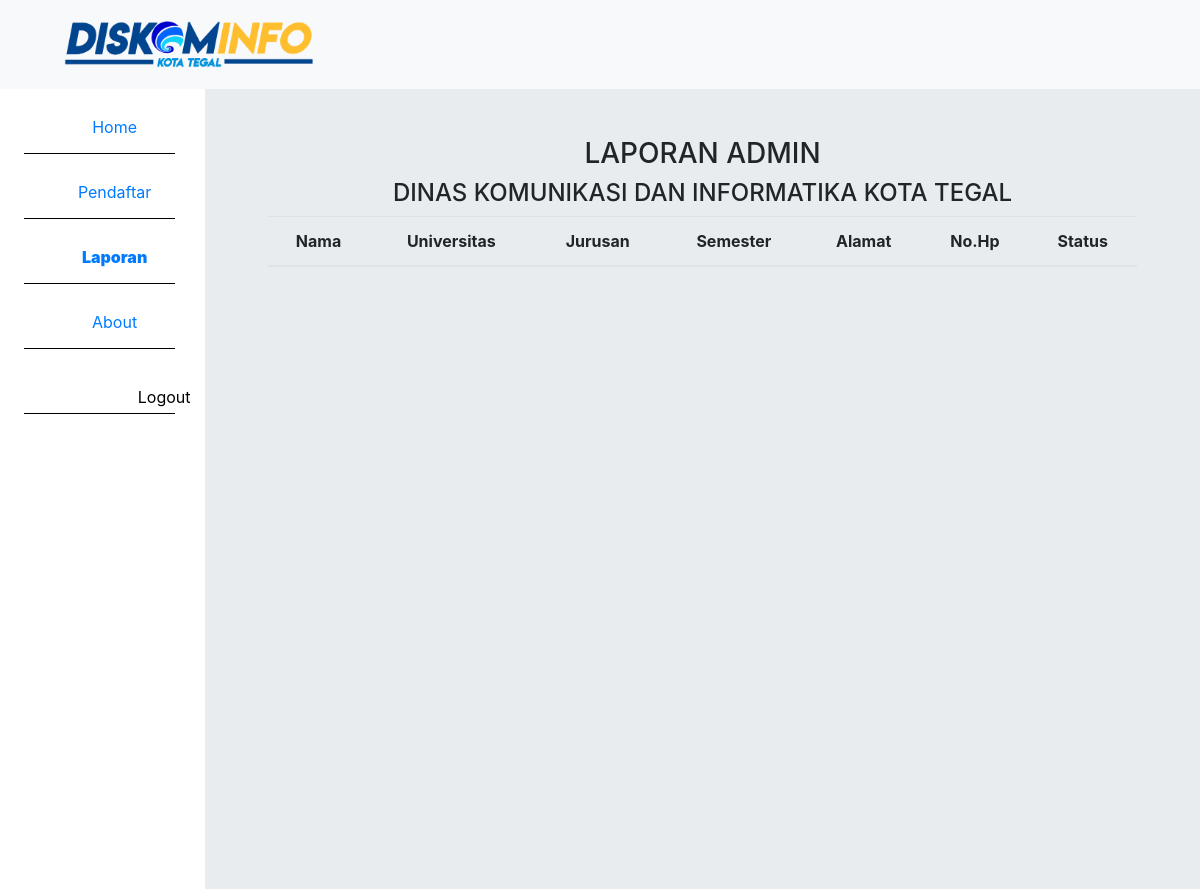
/laporan-admin.php, run on an earlier commit of the app's database.
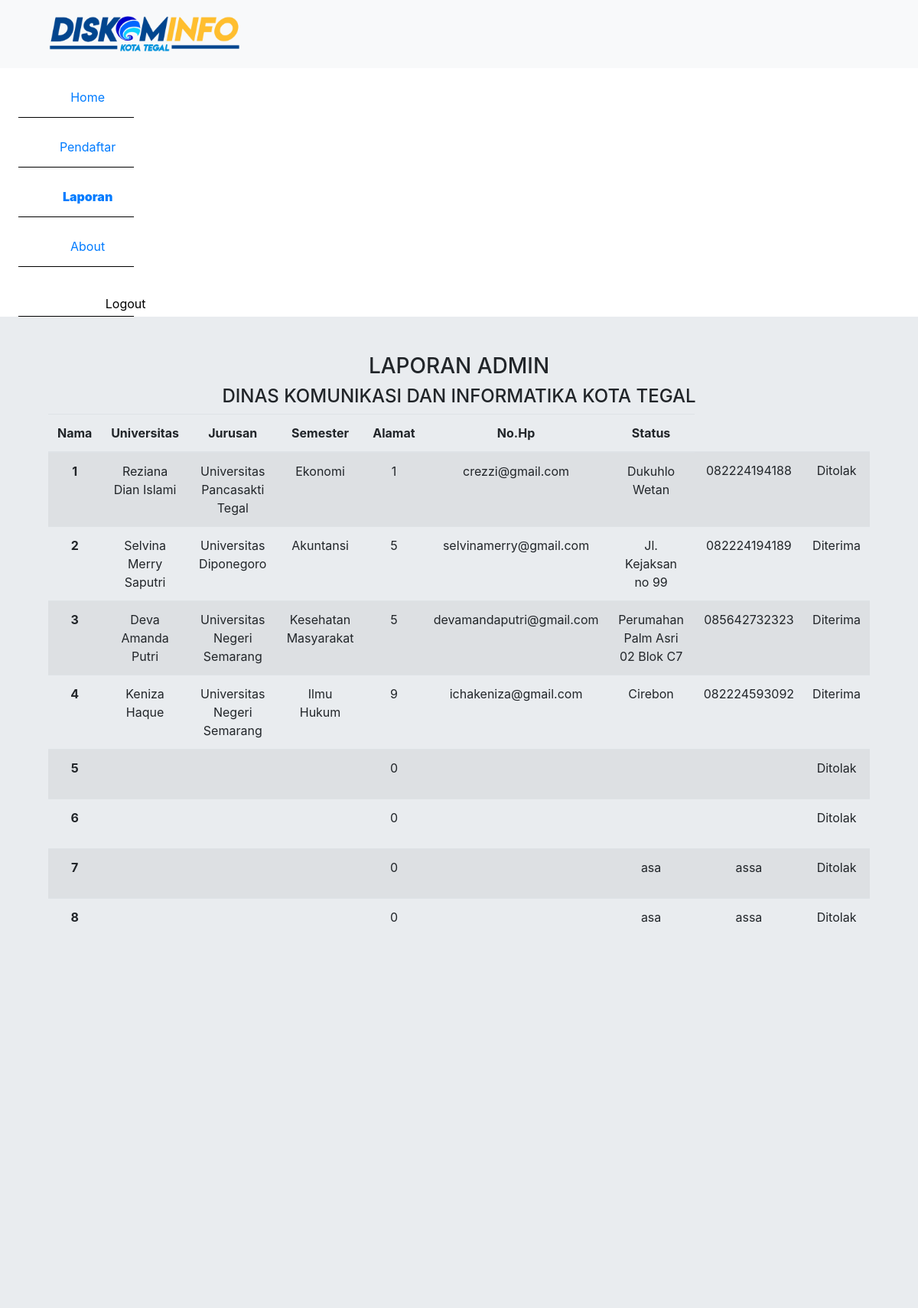
And on a later commit of the database.
### tables this page shows
CREATE TABLE `data_mahasiswa` (
  `id` int(11) NOT NULL,
  `nama` varchar(100) NOT NULL,
  `universitas` varchar(50) NOT NULL,
  `jurusan` varchar(50) NOT NULL,
  `semester` int(5) NOT NULL,
  `email` varchar(100) NOT NULL,
  `alamat` varchar(400) NOT NULL,
  `no_hp` varchar(15) NOT NULL,
  `periode_mulai` varchar(50) NOT NULL,
  `periode_akhir` varchar(50) NOT NULL,
  `status` tinyint(1) NOT NULL
);

### functions.php (called while the page is built, shortened)
<?php
$servername = "localhost";
$username = "root";
$password = "";
$database = "website_magang";
$conn = new mysqli($servername, $username, $password, $database);
function query($query) {
  global $conn;
  $fetch = mysqli_query($conn, $query);
  $rows = [];
  while($row = mysqli_fetch_assoc($fetch)) {
    $rows[] = $row;
  }
  return $rows;
}
?>

### laporan-admin.php (the view, shortened to what this page needs)
<?php
require 'functions.php';
$mahasiswa = query("SELECT * FROM data_mahasiswa");
?>
<!DOCTYPE html>
<html lang="en">
  <head>
    <link rel="stylesheet" href="./index.css" />
    <link
      rel="stylesheet"
      href="https://cdn.jsdelivr.net/npm/bootstrap@4.3.1/dist/css/bootstrap.min.css"
    />
  </head>
  <body>
    <div class="container-fluid">
      <div class="row">
        <div class="col">
          <nav class="navbar navbar-expand-lg navbar-light bg-light p-3">
            <a class="navbar-brand ml-5" href="./"
              ><img class="logo-nav" src="./img/logo_diskominfo.png" alt=""
            /></a>
          </nav>
        </div>
      </div>
      <div class="row">
        <div class="col-2">
          <div class="container-sidebar pl-4 text-center">
            <div class="button-sidebar-section">
              <div class="row">
                <div class="col-10 mt-3">
                  <a
                    id="button-sidebar"
                    href="./dashboard-admin.php"
                    id="button-sidebar"
                  >
                    Home</a
                  >
                </div>
              </div>
            </div>
            <div class="button-sidebar-section">
              <div class="row">
                <div class="col-10 mt-3">
                  <a
                    id="button-sidebar"
                    href="./list-pendaftar.php"
                    id="button-sidebar"
                  >
                    Pendaftar</a
                  >
                </div>
              </div>
            </div>
            <div class="button-sidebar-section">
              <div class="row">
                <div class="col-10 mt-3">
                  <a
                    id="button-sidebar-active"
                    href="./laporan-admin.php"
                    id="button-sidebar"
                  >
                    Laporan</a
                  >
                </div>
              </div>
            </div>
            <div class="button-sidebar-section">
              <div class="row">
                <div class="col-10 mt-3">
                  <a
                    id="button-sidebar"
                    href="./about-admin.php"
                    id="button-sidebar"
                  >
                    About</a
                  >
                </div>
              </div>
            </div>
            <form action="" method="post">
            			<div class="button-sidebar-section">
             				 <div class="row">
               					 <div class="col-10 mt-3">
               						 <button
                  						  id="button-sidebar"
                   							href="./dashboard-mhs.php"
                    						id="button-sidebar"
                    						name="logout"
                  					>
                   					 Logout</button
                  					>
               			 </div>
              </div>
            </div>
            </form>
          </div>
        </div>
        <div class="col">
          <div class="container-content p-5 text-center">
            <h3>LAPORAN ADMIN</h3>
            <h4>DINAS KOMUNIKASI DAN INFORMATIKA KOTA TEGAL</h4>
            <div class="container d-flex justify-content-center">
              <table class="table table-striped">
                <thead>
                  <tr>
                    <th scope="col">Nama</th>
                    <th scope="col">Universitas</th>
                    <th scope="col">Jurusan</th>
                    <th scope="col">Semester</th>
                    <th scope="col">Alamat</th>
                    <th scope="col">No.Hp</th>
                    <th scope="col">Status</th>
                  </tr>
                </thead>
                <tbody>
                  <?php $i=1;?>
                    <?php foreach($mahasiswa as $mhs): ?>
                    <tr>
                      <th scope="row"><?= $i; ?></th>
                      <td><?=$mhs['nama']?></td>
                      <td><?=$mhs['universitas']?></td>
                      <td><?=$mhs['jurusan']?></td>
                      <td><?=$mhs['semester']?></td>
                      <td><?=$mhs['email']?></td>
                      <td><?=$mhs['alamat']?></td>
                      <td><?=$mhs['no_hp']?></td>
                      <td><?php if ($mhs['status'] == 1): ?>
        <p>Diterima</p>
      <?php else: ?>
        <p>Ditolak</p>
      <?php endif; ?></td>
                    </tr>
                  <?php $i++; ?>
                    <?php endforeach ?>
								</tbody>
              </table>
            </div>
          </div>
        </div>
      </div>
    </div>
  </body>
</html>

What changed in the data, as far as the page shows it:
added data_mahasiswa: nama "Reziana Dian Islami", universitas "Universitas Pancasakti Tegal", jurusan "Ekonomi", semester "1", email "crezzi@gmail.com", alamat "Dukuhlo Wetan", no_hp "082224194188", status "Ditolak"
added data_mahasiswa: nama "Selvina Merry Saputri", universitas "Universitas Diponegoro", jurusan "Akuntansi", semester "5", email "selvinamerry@gmail.com", alamat "Jl. Kejaksan no 99", no_hp "082224194189", status "Diterima"
added data_mahasiswa: nama "Deva Amanda Putri", universitas "Universitas Negeri Semarang", jurusan "Kesehatan Masyarakat", semester "5", email "devamandaputri@gmail.com", alamat "Perumahan Palm Asri 02 Blok C7", no_hp "085642732323", status "Diterima"
added data_mahasiswa: nama "Keniza Haque", universitas "Universitas Negeri Semarang", jurusan "Ilmu Hukum", semester "9", email "ichakeniza@gmail.com", alamat "Cirebon", no_hp "082224593092", status "Diterima"
added data_mahasiswa: semester "0", status "Ditolak"
added data_mahasiswa: semester "0", status "Ditolak"
added data_mahasiswa: semester "0", alamat "asa", no_hp "assa", status "Ditolak"
added data_mahasiswa: semester "0", alamat "asa", no_hp "assa", status "Ditolak"
